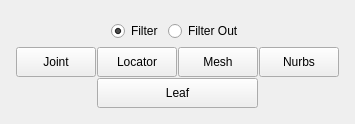
      <widget class="QFrame" name="LayFilter">
       <property name="frameShape">
        <enum>QFrame::NoFrame</enum>
       </property>
       <property name="frameShadow">
        <enum>QFrame::Raised</enum>
       </property>
       <layout class="QVBoxLayout" name="verticalLayout_3">
        <item>
         <widget class="QFrame" name="verticalFrame_3">
          <property name="class" stdset="0">
           <string>dark-background</string>
          </property>
          <layout class="QVBoxLayout" name="verticalLayout_29">
           <property name="spacing">
            <number>1</number>
           </property>
           <property name="leftMargin">
            <number>5</number>
           </property>
           <property name="topMargin">
            <number>5</number>
           </property>
           <property name="rightMargin">
            <number>5</number>
           </property>
           <property name="bottomMargin">
            <number>5</number>
           </property>
           <item>
            <layout class="QHBoxLayout" name="LayFilterType" stretch="0,0,0,0">
             <property name="spacing">
              <number>5</number>
             </property>
             <item>
              <spacer name="FilterHorizontalSpacerB">
               <property name="orientation">
                <enum>Qt::Horizontal</enum>
               </property>
               <property name="sizeHint" stdset="0">
                <size>
                 <width>40</width>
                 <height>20</height>
                </size>
               </property>
              </spacer>
             </item>
             <item>
              <widget class="QRadioButton" name="RdoFilterIn">
               <property name="minimumSize">
                <size>
                 <width>0</width>
                 <height>30</height>
                </size>
               </property>
               <property name="toolTip">
                <string>Keep only this type in current selecction.</string>
               </property>
               <property name="text">
                <string>Filter</string>
               </property>
               <property name="checked">
                <bool>true</bool>
               </property>
              </widget>
             </item>
             <item>
              <widget class="QRadioButton" name="RdoFilterOut">
               <property name="minimumSize">
                <size>
                 <width>0</width>
                 <height>30</height>
                </size>
               </property>
               <property name="toolTip">
                <string>Filter out from current selection.</string>
               </property>
               <property name="text">
                <string>Filter Out</string>
               </property>
              </widget>
             </item>
             <item>
              <spacer name="FilterHorizontalSpacerA">
               <property name="orientation">
                <enum>Qt::Horizontal</enum>
               </property>
               <property name="sizeHint" stdset="0">
                <size>
                 <width>40</width>
                 <height>20</height>
                </size>
               </property>
              </spacer>
             </item>
            </layout>
           </item>
           <item>
            <layout class="QHBoxLayout" name="LayFilterGeneral">
             <property name="spacing">
              <number>1</number>
             </property>
             <item>
              <widget class="QPushButton" name="btnFilterJoints">
               <property name="minimumSize">
                <size>
                 <width>0</width>
                 <height>30</height>
                </size>
               </property>
               <property name="text">
                <string>Joint</string>
               </property>
               <property name="class" stdset="0">
                <string>control-group-left</string>
               </property>
              </widget>
             </item>
             <item>
              <widget class="QPushButton" name="btnFilterLocators">
               <property name="minimumSize">
                <size>
                 <width>0</width>
                 <height>30</height>
                </size>
               </property>
               <property name="text">
                <string>Locator</string>
               </property>
              </widget>
             </item>
             <item>
              <widget class="QPushButton" name="btnFilterMeshes">
               <property name="minimumSize">
                <size>
                 <width>0</width>
                 <height>30</height>
                </size>
               </property>
               <property name="text">
                <string>Mesh</string>
               </property>
              </widget>
             </item>
             <item>
              <widget class="QPushButton" name="btnFilterNurbs">
               <property name="minimumSize">
                <size>
                 <width>0</width>
                 <height>30</height>
                </size>
               </property>
               <property name="text">
                <string>Nurbs</string>
               </property>
               <property name="class" stdset="0">
                <string>control-group-right</string>
               </property>
              </widget>
             </item>
            </layout>
           </item>
           <item>
            <widget class="QFrame" name="LayFilterLeaf_2">
             <property name="class" stdset="0">
              <string>dark-background</string>
             </property>
             <layout class="QHBoxLayout" name="LayFilterLeaf" stretch="1,2,1">
              <property name="leftMargin">
               <number>0</number>
              </property>
              <property name="topMargin">
               <number>0</number>
              </property>
              <property name="rightMargin">
               <number>0</number>
              </property>
              <property name="bottomMargin">
               <number>0</number>
              </property>
              <item>
               <spacer name="FilterLeafHorizontalSpacerA">
                <property name="orientation">
                 <enum>Qt::Horizontal</enum>
                </property>
                <property name="sizeHint" stdset="0">
                 <size>
                  <width>40</width>
                  <height>20</height>
                 </size>
                </property>
               </spacer>
              </item>
              <item>
               <widget class="QPushButton" name="btnFilterLeaves">
                <property name="minimumSize">
                 <size>
                  <width>0</width>
                  <height>30</height>
                 </size>
                </property>
                <property name="toolTip">
                 <string>Nodes with no children.</string>
                </property>
                <property name="text">
                 <string>Leaf</string>
                </property>
               </widget>
              </item>
              <item>
               <spacer name="FilterLeafHorizontalSpacerB">
                <property name="orientation">
                 <enum>Qt::Horizontal</enum>
                </property>
                <property name="sizeHint" stdset="0">
                 <size>
                  <width>40</width>
                  <height>20</height>
                 </size>
                </property>
               </spacer>
              </item>
             </layout>
            </widget>
           </item>
          </layout>
         </widget>
        </item>
       </layout>
      </widget>
